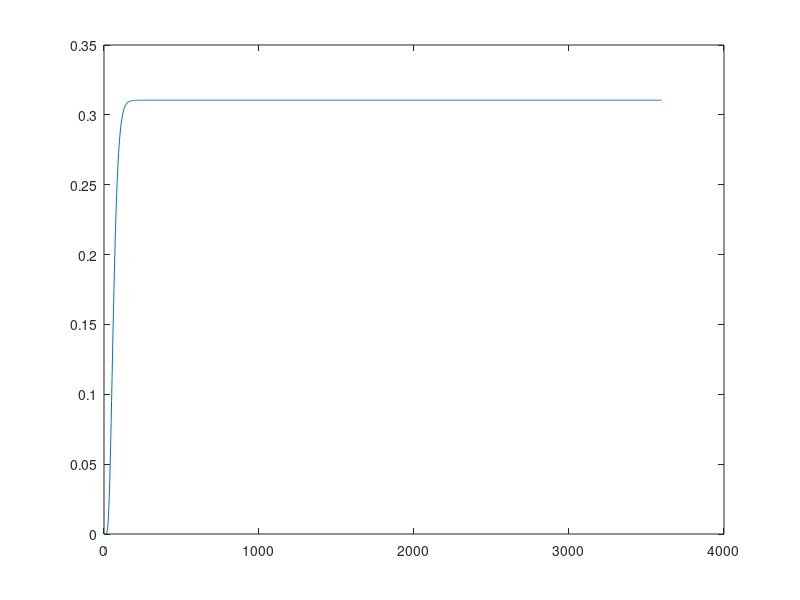

Reproduce this figure in MATLAB.
clear all, clc,


Theta = 1;
m=1;
Dt = 3; %[s] grid time
Dx = 8; %[m] grid distance
d = 0.6; %[m] Diameter.
dd= d;
g = 9.81; %[m/s^2]
n=150; % Number of iterations, 
% Friction part 
Ie = 0.00214;% [.] Resistance Ie = f * v^2/(2*g)*1/R
Ib = 0.00214;
h=0.3; % arbejds punkt
Qf = 72*(d/4)^0.635*pi*(d/2)^2*Ie^0.5;% Hennings

%%% 
a = (1/(2*Dt))*(2*sqrt(-h^2+(h*d)))-Theta/(Dx)*(-1/2*pi/d*sin(pi*h/d)-0.04*2*pi/d*sin(2*pi*h/d)*Qf);
b = (1/(2*Dt))*(2*sqrt(-h^2+(h*d)))+Theta/(Dx)*(-1/2*pi/d*sin(pi*h/d)-0.04*2*pi/d*sin(2*pi*h/d)*Qf);
c = (-1/(2*Dt))*(2*sqrt(-h^2+(h*d)))-(1-Theta)/(Dx)*(-1/2*pi/d*sin(pi*h/d)-0.04*2*pi/d*sin(2*pi*h/d)*Qf);
d = (-1/(2*Dt))*(2*sqrt(-h^2+(h*d)))+(1-Theta)/(Dx)*(-1/2*pi/d*sin(pi*h/d)-0.04*2*pi/d*sin(2*pi*h/d)*Qf);

F = [ a b 0 0 0 0 0 0 0 0; 
      0 a b 0 0 0 0 0 0 0;
      0 0 a b 0 0 0 0 0 0;
      0 0 0 a b 0 0 0 0 0;
      0 0 0 0 a b 0 0 0 0;
      0 0 0 0 0 a b 0 0 0;
      0 0 0 0 0 0 a b 0 0;
      0 0 0 0 0 0 0 a b 0;
      0 0 0 0 0 0 0 0 a b;
      0 0 0 0 0 0 0 0 0 a];
Finv = inv(F);
 
A = [ d 0 0 0 0 0 0 0 0 0;
      c d 0 0 0 0 0 0 0 0;
      0 c d 0 0 0 0 0 0 0;
      0 0 c d 0 0 0 0 0 0;
      0 0 0 c d 0 0 0 0 0;
      0 0 0 0 c d 0 0 0 0;
      0 0 0 0 0 c d 0 0 0;
      0 0 0 0 0 0 c d 0 0;
      0 0 0 0 0 0 0 c d 0;
      0 0 0 0 0 0 0 0 c d];
A = Finv*A;
B = Finv*[c*-(-1/2*pi/dd*sin(pi*h/dd)-0.04*2*pi/dd*sin(2*pi*h/dd)*Qf) 0 0 0 0 0 0 0 0 0]';
C = [0 0 0 0 0 0 0 0 0 1];
D = 0;

Sys = ss(A,B,C,D)

t = 1:Dt:3600;
X0(1:10) =0;
d1= sin(-0.01:1.1112e-04:0.01);
u(1:length(t))= 0.1186;
[Y t1 x1]=lsim(Sys,u,t,X0);
figure(2)
plot(t,Y)

Q_out = (0.46 - 0.5 *cos(pi*(x1(end,end)/dd))+0.04*cos(2*pi*(x1(end,end)/dd)))*Qf
